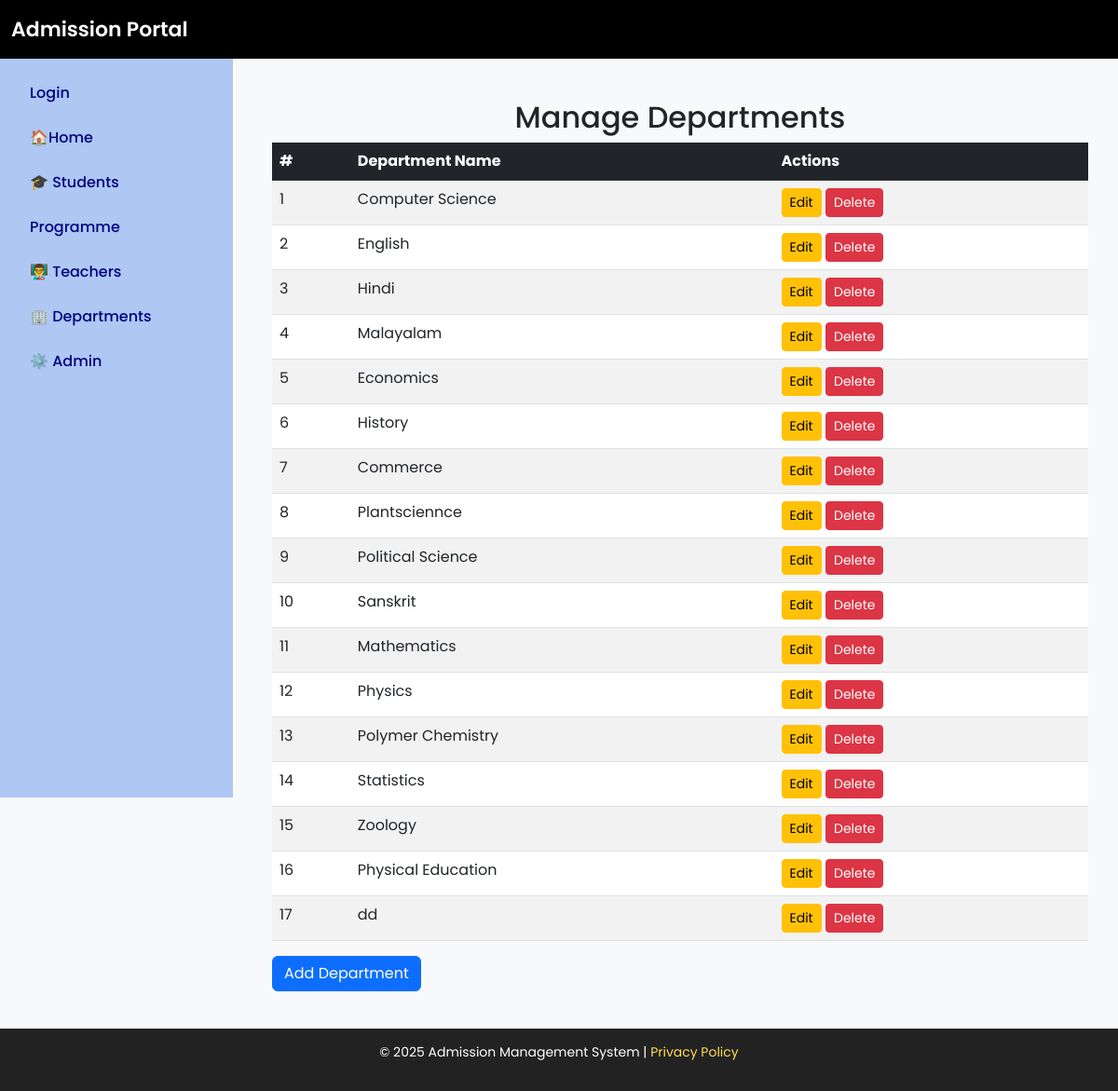
Page /manage_department on the earlier database version.
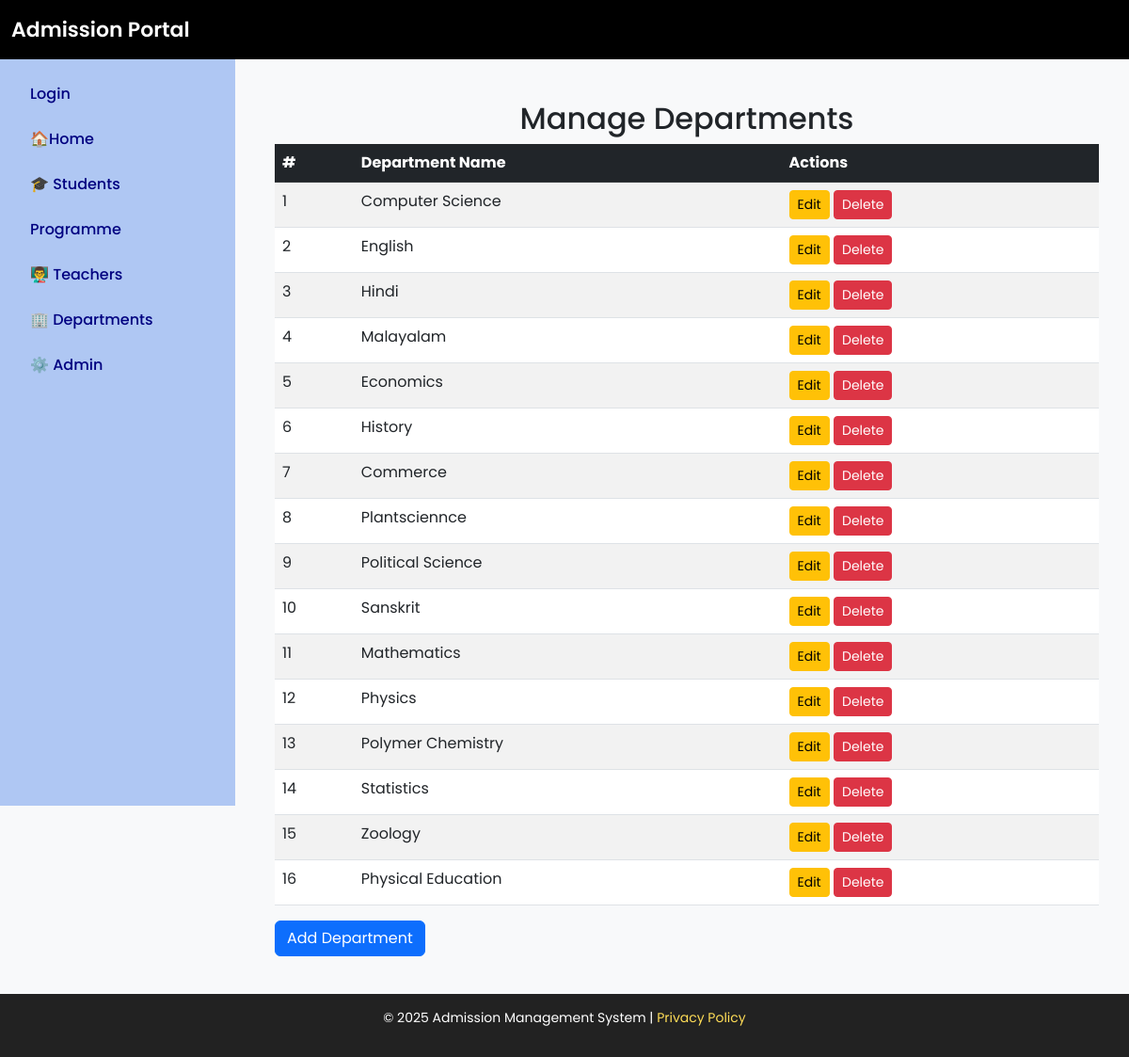
Same page on the later database version.
### admission/models.py (models this page shows, shortened)
class Department(models.Model):
    dept_name = models.CharField(max_length=100, unique=True)

### admission/views.py (the view)
# urls.py: path('manage_department',views.manage_department,name='manage_department'),
def manage_department(request):
    departments = Department.objects.all()
    return render(request, 'manage_department.html', {'departments': departments})

### admission/templates/manage_department.html
{% extends 'base.html' %}
{% block content %}
<div class="container mt-4">
    <h2 class="text-center">Manage Departments</h2>
    <table class="table table-striped">
        <thead class="table-dark">
            <tr>
                <th>#</th>
                <th>Department Name</th>
                <th>Actions</th>
            </tr>
        </thead>
        <tbody>
            {% for department in departments %}
            <tr>
                <td>{{ forloop.counter }}</td>
                <td>{{ department.dept_name }}</td>
                <td>
                    <a href="{% url 'edit_department' department.id %}" class="btn btn-warning btn-sm">Edit</a>
                    <a href="{% url 'delete_department' department.id %}" class="btn btn-danger btn-sm">Delete</a>
                </td>
            </tr>
            {% empty %}
            <tr>
                <td colspan="3" class="text-center">No departments available.</td>
            </tr>
            {% endfor %}
        </tbody>
    </table>
    <a href="{% url 'add_department' %}" class="btn btn-primary">Add Department</a>
</div>
{% endblock %}

Differences in the rows shown:
removed Department: dept_name "dd"
